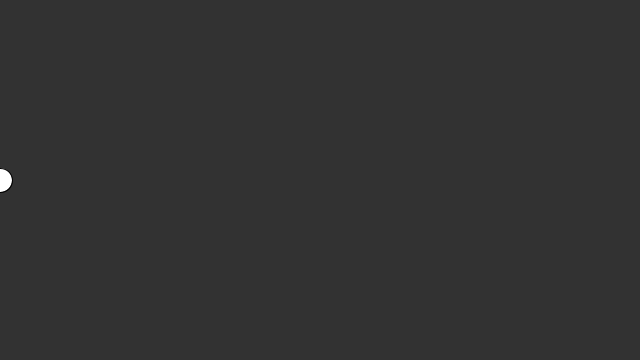
Frame 1 (no input)
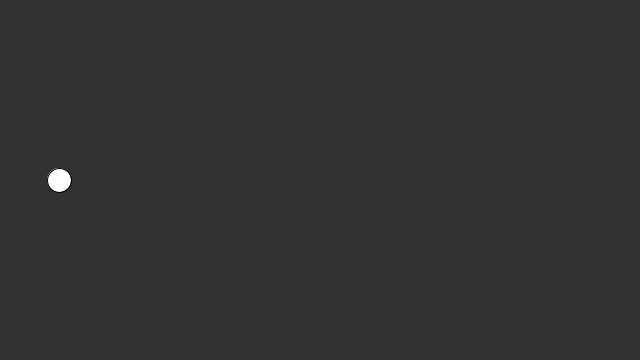
Frame 60 (the mouse pressed at the canvas centre just before this capture)
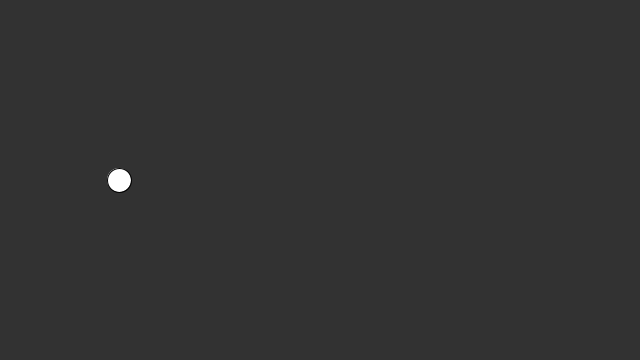
Frame 120 (the mouse held since frame 60 and released just before this capture)

The Processing sketch that drew these frames (run headless with seeded random() and noise(); from frame 60 on, the mouse is pressed at the canvas centre):

// Processing sketch: sketch_5_1
// ── sketch_5_1.pde
float circleX = 0;

void setup(){
  size (640,360);
}

void draw(){
  background (50);
  fill (255);
  ellipse(circleX,180,24,24);
  
  circleX = circleX +1;
}
